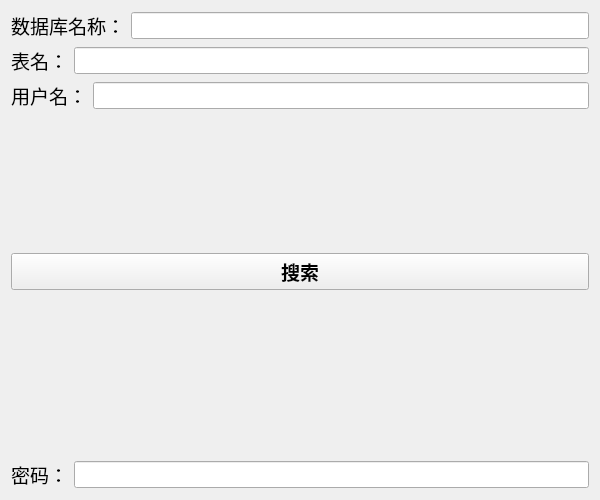
<?xml version="1.0" encoding="UTF-8"?>
<ui version="4.0">
 <class>Form</class>
 <widget class="QWidget" name="Form">
  <property name="geometry">
   <rect>
    <x>0</x>
    <y>0</y>
    <width>600</width>
    <height>500</height>
   </rect>
  </property>
  <property name="windowTitle">
   <string>Form</string>
  </property>
  <layout class="QVBoxLayout" name="verticalLayout">
   <item>
    <layout class="QHBoxLayout" name="horizontalLayout">
     <item>
      <widget class="QLabel" name="label">
       <property name="font">
        <font>
         <pointsize>14</pointsize>
        </font>
       </property>
       <property name="text">
        <string>数据库名称：</string>
       </property>
      </widget>
     </item>
     <item>
      <widget class="QLineEdit" name="lineEdit_dbname">
       <property name="font">
        <font>
         <pointsize>12</pointsize>
        </font>
       </property>
      </widget>
     </item>
    </layout>
   </item>
   <item>
    <layout class="QHBoxLayout" name="horizontalLayout_2">
     <item>
      <widget class="QLabel" name="label_2">
       <property name="font">
        <font>
         <pointsize>14</pointsize>
        </font>
       </property>
       <property name="text">
        <string>表名：</string>
       </property>
      </widget>
     </item>
     <item>
      <widget class="QLineEdit" name="lineEdit_tblname">
       <property name="font">
        <font>
         <pointsize>12</pointsize>
        </font>
       </property>
      </widget>
     </item>
    </layout>
   </item>
   <item>
    <layout class="QHBoxLayout" name="horizontalLayout_3">
     <item>
      <widget class="QLabel" name="label_3">
       <property name="font">
        <font>
         <pointsize>14</pointsize>
        </font>
       </property>
       <property name="text">
        <string>用户名：</string>
       </property>
      </widget>
     </item>
     <item>
      <widget class="QLineEdit" name="lineEdit_username">
       <property name="font">
        <font>
         <pointsize>12</pointsize>
        </font>
       </property>
      </widget>
     </item>
    </layout>
   </item>
   <item>
    <spacer name="verticalSpacer">
     <property name="orientation">
      <enum>Qt::Orientation::Vertical</enum>
     </property>
     <property name="sizeHint" stdset="0">
      <size>
       <width>20</width>
       <height>40</height>
      </size>
     </property>
    </spacer>
   </item>
   <item>
    <widget class="QPushButton" name="pushButton">
     <property name="font">
      <font>
       <pointsize>14</pointsize>
       <bold>true</bold>
      </font>
     </property>
     <property name="text">
      <string>搜索</string>
     </property>
    </widget>
   </item>
   <item>
    <spacer name="verticalSpacer_2">
     <property name="orientation">
      <enum>Qt::Orientation::Vertical</enum>
     </property>
     <property name="sizeHint" stdset="0">
      <size>
       <width>20</width>
       <height>40</height>
      </size>
     </property>
    </spacer>
   </item>
   <item>
    <widget class="QLabel" name="label_result">
     <property name="font">
      <font>
       <pointsize>14</pointsize>
      </font>
     </property>
     <property name="text">
      <string/>
     </property>
    </widget>
   </item>
   <item>
    <layout class="QHBoxLayout" name="horizontalLayout_4">
     <item>
      <widget class="QLabel" name="label_4">
       <property name="font">
        <font>
         <pointsize>14</pointsize>
        </font>
       </property>
       <property name="text">
        <string>密码：</string>
       </property>
      </widget>
     </item>
     <item>
      <widget class="QLineEdit" name="lineEdit_password">
       <property name="font">
        <font>
         <pointsize>12</pointsize>
        </font>
       </property>
      </widget>
     </item>
    </layout>
   </item>
  </layout>
 </widget>
 <resources/>
 <connections/>
</ui>
